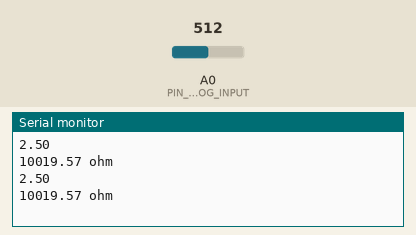
Simulated run of this sketch. Board: Arduino Uno, built with avr-gcc and run on an emulated ATmega328P. Parts: the last lines printed to the serial monitor. The inputs (shaded band) are chosen by the test bench; at power-on: A0 (PIN_ANALOG_INPUT) = 512.

Above: at 1.8 s.
1.9 s: A0 (PIN_ANALOG_INPUT) set to 1004
At 2.4 s:
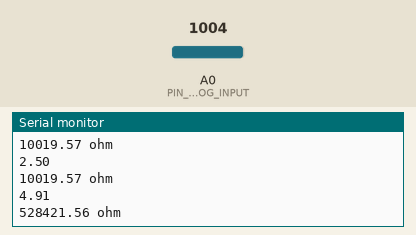
3.4 s: A0 (PIN_ANALOG_INPUT) set to 1023
At 4.8 s:
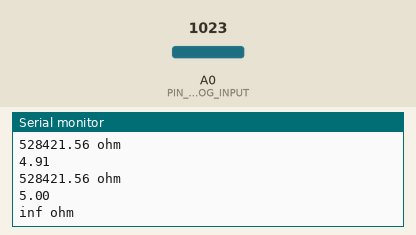
Timing chart, 0 to 6.4 s (numbered marks = the images above; inputs shaded):
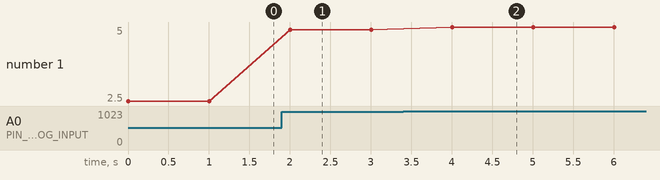

The sketch:

Sensor_Test.ino
```cpp
const int PIN_ANALOG_INPUT = 0;
#define R1 10000
void setup() {
  Serial.begin( 9600 );
}

void loop() {
  int i = analogRead( PIN_ANALOG_INPUT );
  float v = i * 5.0 / 1023.0;

  float o = (v * R1) /( 5 - v);
  Serial.println( v );
  Serial.print( o );
  Serial.println(" ohm");
  delay( 1000 );
}
```

Measured:
- the behaviour switches between 1022 and 1023 on A0 (PIN_ANALOG_INPUT) (found by bisection; images 1 and 2)
- after the input at 1.9 s, the serial monitor: prints a new line after 0.10 s (image 1)
- after the input at 3.4 s, the serial monitor: prints a new line after 0.61 s (image 2)
- plotted number 1: 2.5 → 4.91 after the input at 1.9 s, 4.91 → 5 after the input at 3.4 s
